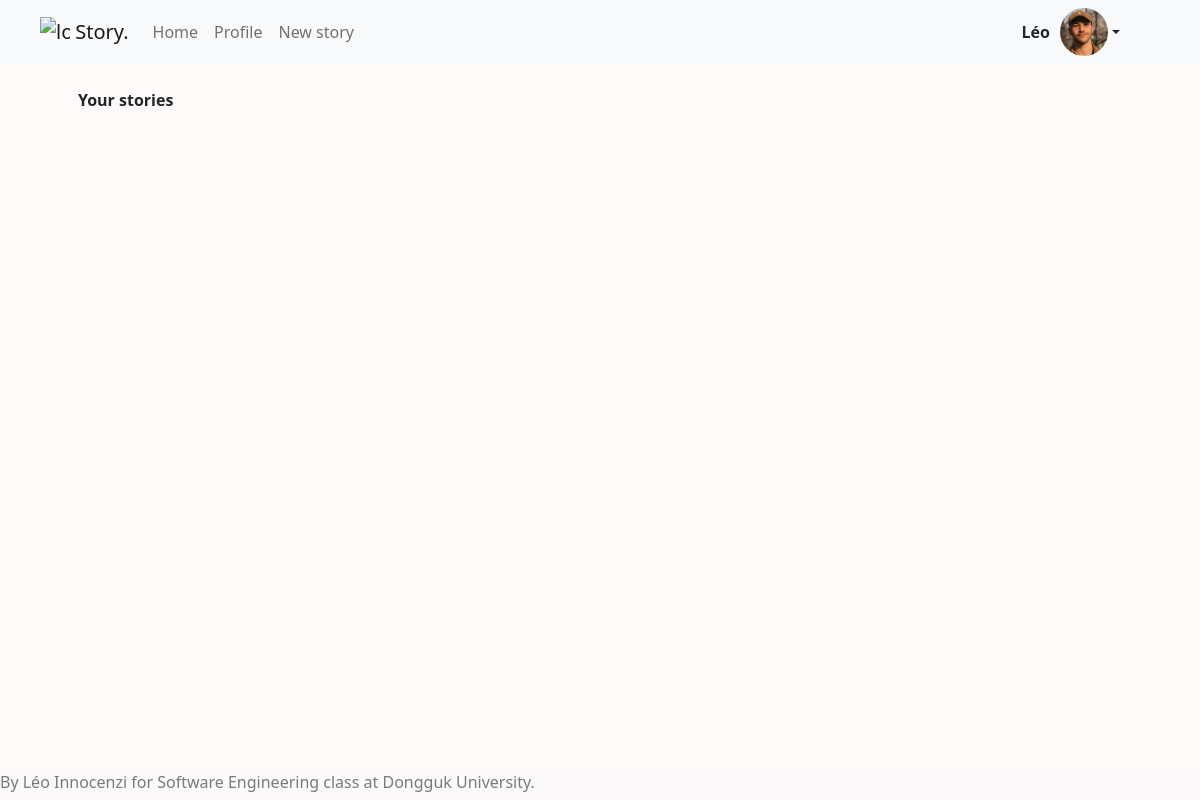
The page /home (signed in) on the database as committed earlier.
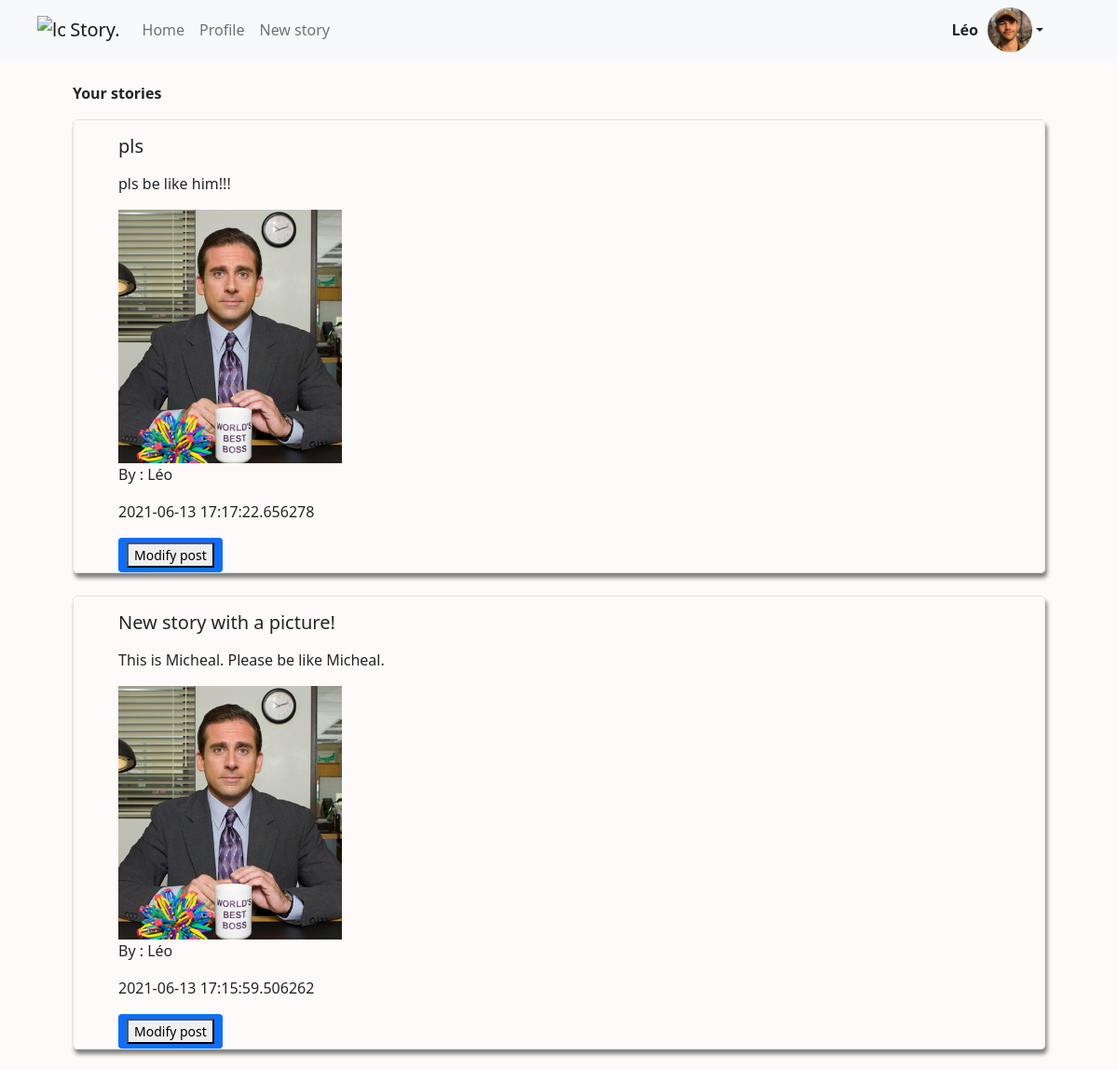
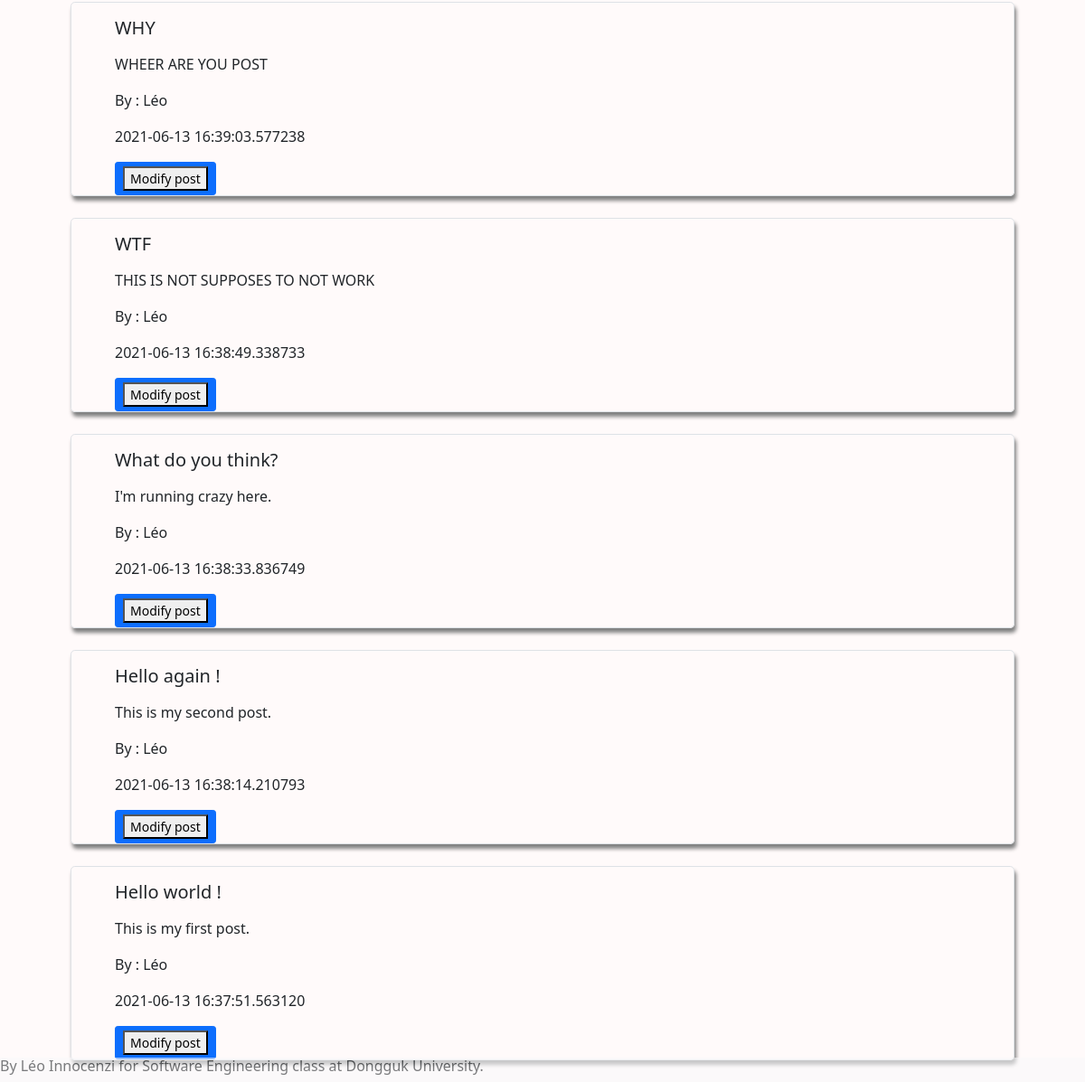
The same page on the database as committed later (2 pictures, top to bottom).
### app/models.py (models this page shows, shortened)
class User(UserMixin, db.Model):
    id = db.Column(db.Integer, primary_key=True)
    username = db.Column(db.String(64), index=True, unique=True)
    email = db.Column(db.String(120), index=True, unique=True)
    location = db.Column(db.String(64), index=True, unique=True)
    password_hash = db.Column(db.String(128))
    profilePicture = db.Column(db.String(128))
    about_me = db.Column(db.String(140))
    last_seen = db.Column(db.DateTime, default=datetime.utcnow)
    stories = db.relationship('Story', backref='author', lazy='dynamic')

class Story(db.Model):
    id = db.Column(db.Integer, primary_key=True)
    title = db.Column(db.String(256))
    body = db.Column(db.String(4096))
    timestamp = db.Column(db.DateTime, index=True, default=datetime.utcnow)
    storyPicture = db.Column(db.String(128))
    user_id = db.Column(db.Integer, db.ForeignKey('user.id'))

### app/routes.py (the view)
@app.route('/home')
def home():
    stories = current_user.stories.all()
    return render_template('home.html', stories=stories)

### app/models.py (called while the page is built)
@login.user_loader
def load_user(id):
    return User.query.get(int(id))

### app/templates/home.html (shortened to what this page needs)
<!doctype html>
<html lang="en">
  <head>
    <link rel="stylesheet" href="../css/main.css">
    <link href="https://cdn.jsdelivr.net/npm/bootstrap@5.0.1/dist/css/bootstrap.min.css" rel="stylesheet">
  </head>
  <body style="background-color:snow;">
    <nav class="navbar navbar-expand-lg navbar-light bg-light" style="box-shadow:4px 0px 0px grey;">
      <a class="navbar-brand " href="{{ url_for('home') }}">
        <img src="../../img/filter-circle.svg" width="30" height="30" class="d-inline-block align-top" style="margin-left: 5vh;" alt="logo">     Story.</a>
      <ul class="navbar-nav mr-auto d-flex align-items-center">
        <li class="nav-item active">
          <a class="nav-link" href="{{ url_for('home') }}">Home</a>
        </li>
        <li class="nav-item">
          <a class="nav-link" href="{{ url_for('profile') }}">Profile</a>
        <li class="nav-item">
          <a class="nav-link" href="{{url_for('new_story')}}">New story</a>
        </li>
      </ul>
      <div class="dropdown" style="margin-left: auto; margin-right:10vh">
        <a href="#" class="inline d-flex align-items-center link-dark text-decoration-none dropdown-toggle" data-toggle="dropdown" id="dropdownMenuLink" aria-haspopup="true" aria-expanded="false">
          <strong style="margin-right: 10px;">{{ current_user.username }}</strong>
          <img src="{{ url_for('profile_picture') }}" alt="profile picture" width="48" height="48" class="rounded-circle">
        </a>
      </div>
    </nav>
    <div class="container my-md-4 mx-auto px-5">
      <div class= "mx-auto">
        <div>
          <p style="font-weight: bolder;">Your stories</p>
          {% for story in stories|reverse %}
          <div class="container card-style form-group border rounded-3 px-5 mb-4 ">
            <div class="h5 mt-3 mb-3">
              <h5>{{story.title}}</h5>
            </div>
            <div>
              <p>{{story.body}}</p>
            </div>
            {% if story.storyPicture != None %}
            <div>
              <img src="{{url_for('story_picture', id=story.id)}}"/>
            </div>
            {% endif %}
            <p>By : {{current_user.username}}</p>
            <p> {{ story.timestamp }}</p>
            <a href="{{ url_for('modify_post', id=story.id)}}" class="btn btn-primary btn-sm justify-right">
              <button class="primary primary-btn">Modify post</button>
            </a>
          </div>
          {% endfor %}
        </div>
      </div>
    </div>
  </body>
  <footer class="footer fixed-bottom bg-light" style="opacity: 0.6">
    <h6>By Léo Innocenzi for Software Engineering class at Dongguk University.</h6>
  </footer>
</html>

### css/main.css (style rules this page uses)
.footer { margin-top: 0 auto; margin-bottom: 0px; }
.card-style { box-shadow: 2px 5px 4px grey; }

Rows that differ between the two databases and show on the page:
added Story: title "pls", body "pls be like him!!!", {{ current_user.username }} "Léo", timestamp "2021-06-13 17:17:22.656278"
added Story: title "New story with a picture!", body "This is Micheal. Please be like Micheal.", {{ current_user.username }} "Léo", timestamp "2021-06-13 17:15:59.506262"
added Story: title "WHY", body "WHEER ARE YOU POST", {{ current_user.username }} "Léo", timestamp "2021-06-13 16:39:03.577238"
added Story: title "WTF", body "THIS IS NOT SUPPOSES TO NOT WORK", {{ current_user.username }} "Léo", timestamp "2021-06-13 16:38:49.338733"
added Story: title "What do you think?", body "I'm running crazy here.", {{ current_user.username }} "Léo", timestamp "2021-06-13 16:38:33.836749"
added Story: title "Hello again !", body "This is my second post.", {{ current_user.username }} "Léo", timestamp "2021-06-13 16:38:14.210793"
added Story: title "Hello world !", body "This is my first post.", {{ current_user.username }} "Léo", timestamp "2021-06-13 16:37:51.563120"
